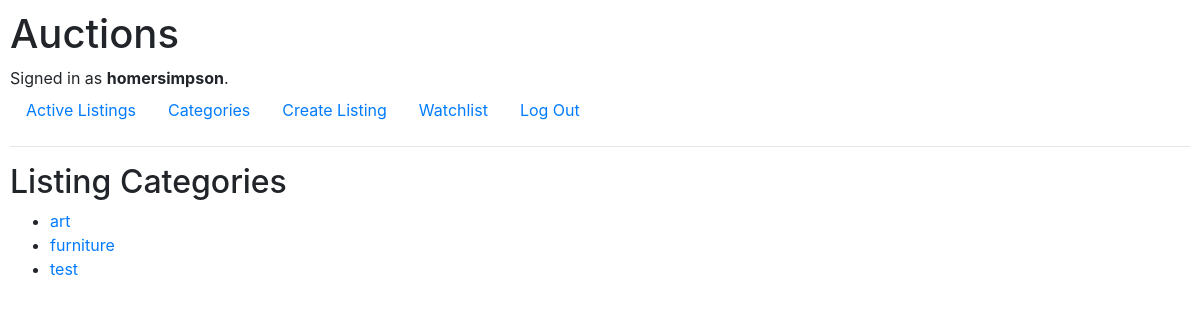
The app's page /listing-categories (signed in) with its own data.
### auctions/models.py (models this page shows, shortened)
class User(AbstractUser):
  watchlist = models.ManyToManyField('Listing', blank=True, related_name="watched")

class Listing(models.Model):
  user = models.ForeignKey(User, on_delete=models.CASCADE, related_name="listings")
  title = models.CharField(max_length=64)
  price = models.DecimalField(max_digits=8, decimal_places=2)
  description = models.TextField(max_length=256)
  date = models.DateTimeField(auto_now_add=True)
  photo = models.URLField(max_length=200, blank=True)
  category = models.CharField(max_length=32, blank=True)
  status = models.BooleanField(default=True)

### auctions/views.py (the view)
# urls.py: path("listing-categories", views.listing_categories, name="listing-categories"),
def listing_categories(request):
  categories = []
  listings = Listing.objects.filter(status=True).exclude(category="")
  for listing in listings:
    if listing.category not in categories:
      categories.append(listing.category)
  categories.sort()
  return render(request, "auctions/listing-categories.html", {
    "categories": categories
  })

### auctions/templates/auctions/listing-categories.html
{% extends "auctions/layout.html" %}
{% block body %}
  <h2>Listing Categories</h2>
  <ul>
    {% for category in categories %}
      <li><a href="{% url 'category' category %}">{{ category }}</a></li>
    {% endfor %}
  </ul>
{% endblock %}

### auctions/templates/auctions/layout.html (shortened to what this page needs)
{% load static %}
<!DOCTYPE html>
<html lang="en">
    <head>
        <link rel="stylesheet" href="https://stackpath.bootstrapcdn.com/bootstrap/4.4.1/css/bootstrap.min.css">
        <link href="{% static 'auctions/styles.css' %}" rel="stylesheet">
    </head>
    <body>
        <h1>Auctions</h1>
        <div>
            {% if user.is_authenticated %}
                Signed in as <strong>{{ user.username }}</strong>.
            {% else %}
                Not signed in.
            {% endif %}
        </div>
        <ul class="nav">
            <li class="nav-item">
                <a class="nav-link" href="{% url 'index' %}">Active Listings</a>
            </li>
            <li class="nav-item">
              <a class="nav-link" href="{% url 'listing-categories' %}">Categories</a>
            </li>
            {% if user.is_authenticated %}
                <li class="nav-item">
                    <a class="nav-link" href="{% url 'create-listing' %}">Create Listing</a>
                </li>
                <li class="nav-item">
                  <a class="nav-link" href="{% url 'watchlist' %}">Watchlist</a>
                </li>
                <li class="nav-item">
                    <a class="nav-link" href="{% url 'logout' %}">Log Out</a>
                </li>
            {% endif %}
        </ul>
        <hr>
        {% block body %}
        {% endblock %}
    </body>
</html>

### auctions/static/auctions/styles.css (style rules this page uses)
body { padding: 10px; }

### records on screen
User: username "homersimpson"
Listing: categories "art"
Listing: categories "furniture"
Listing: categories "test"
